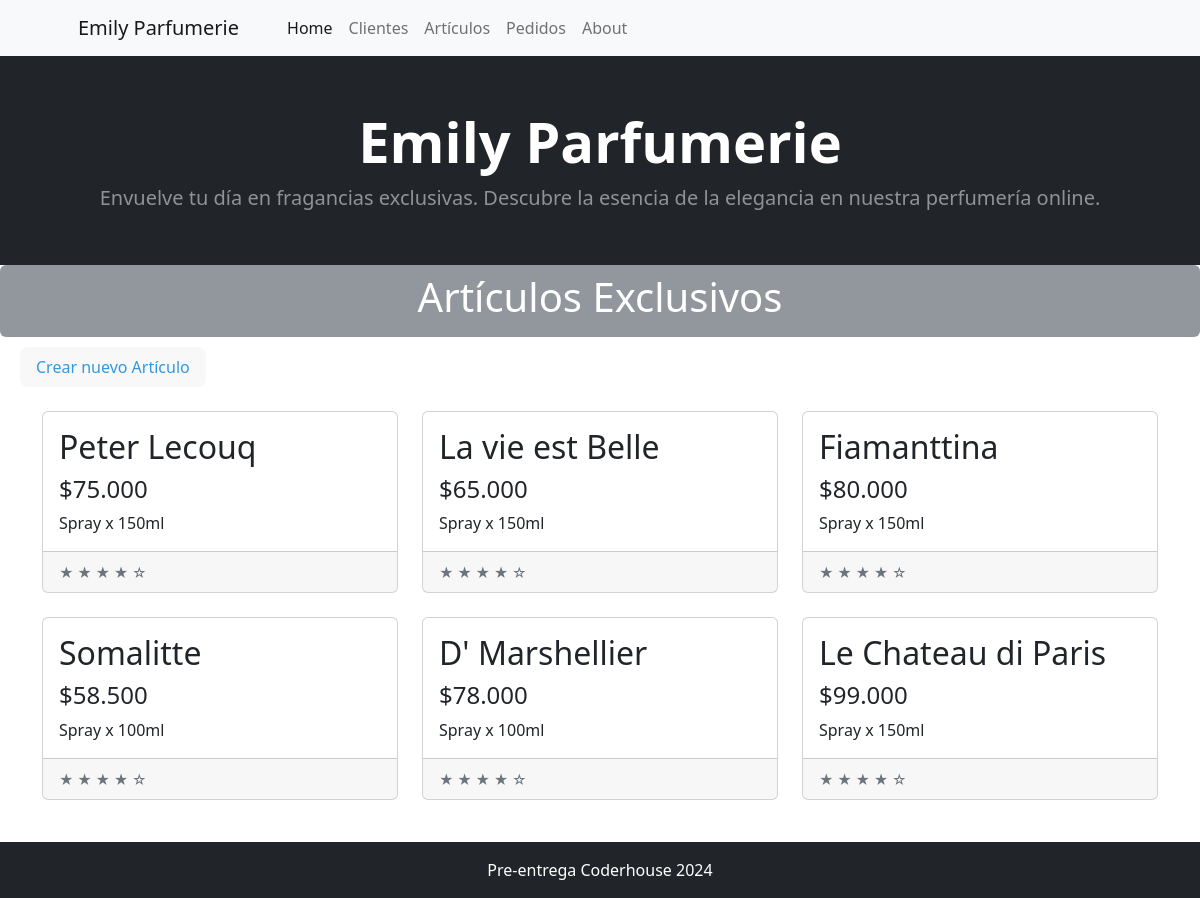
The app's page /articulo/articulo/, older data.
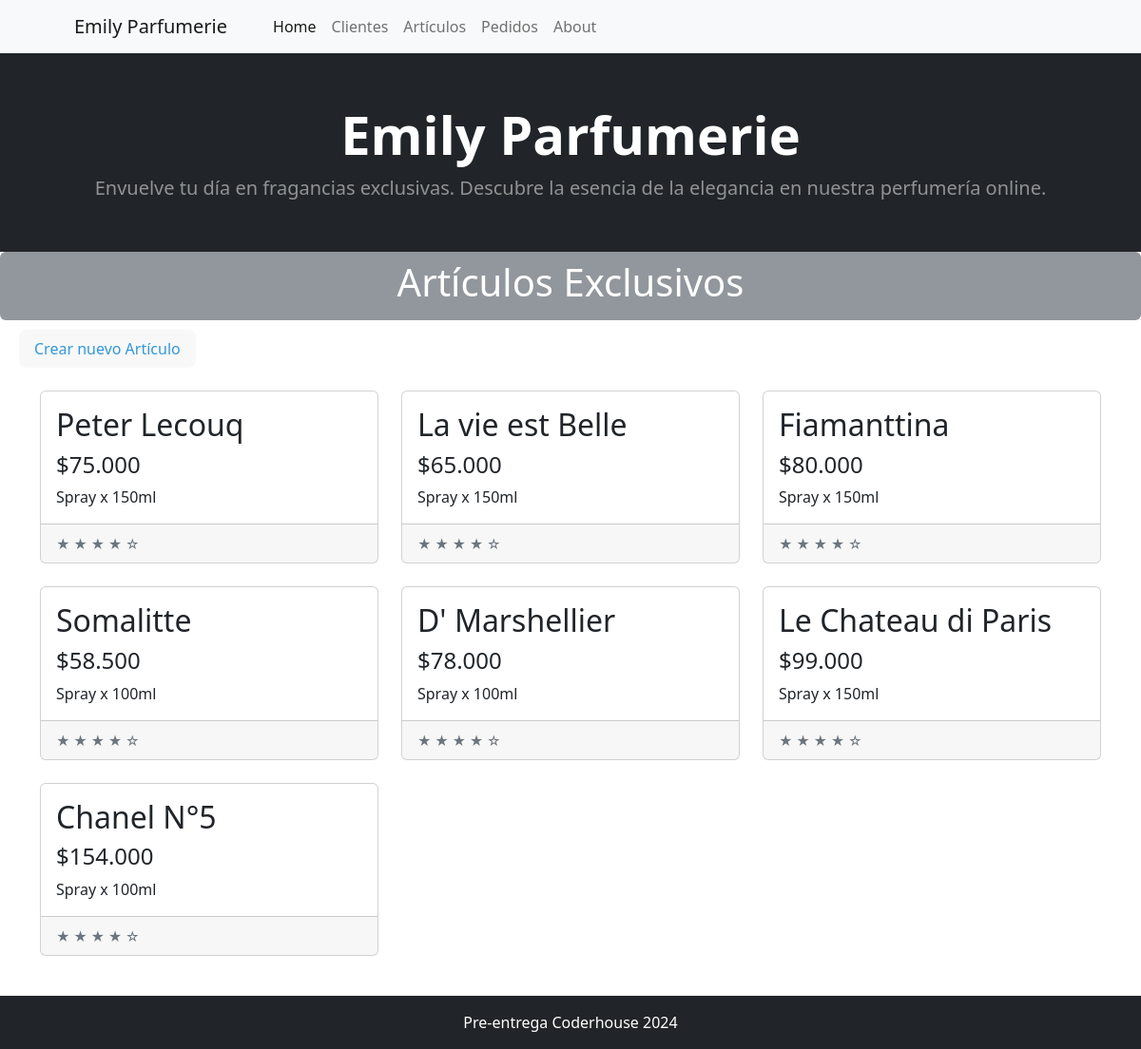
The same page, newer data.
### articulo/models.py (models this page shows, shortened)
class Articulo(models.Model):
    nombre = models.CharField(max_length=200, verbose_name='Nombre')
    descripcion = models.CharField(max_length=200, verbose_name='Descripción')
    precio =  models.CharField(max_length=200, verbose_name='Precio')
    class Meta:
        verbose_name_plural = "Artículos"
        verbose_name = 'Artículo'

### articulo/views.py (the view)
# urls.py: path("articulo/", views.home, name="home"),
def home(request):
    consulta_articulos = models.Articulo.objects.all()
    context = {"articulos": consulta_articulos}
    return render(request, "articulo/index.html", context)

### articulo/templates/articulo/index.html
{% extends 'core/base.html' %}
{% block titulo %}
    Artículos Exclusivos
{% endblock titulo %}
{% block contenido %}
<div style="margin-left: 20px; margin-top: 10px; display: inline-block; background-color: #f8f8f8; color: #3498db; padding: 8px 16px; border-radius: 8px;">
    <a href="{% url 'articulo:crear_articulo' %}" style="color: #3498db; text-decoration: none;">Crear nuevo Artículo</a>
</div>
    <div class="my-4">
        <div class="container">
            <div class="row">
                {% for articulo in articulos %}
                    <div class="col-lg-4 col-md-6 mb-4">
                        <div class="card h-100">
                            <div class="card-body">
                                <h2 class="card-title">{{ articulo.nombre }}</h2>
                                <h4 class="card-price">${{ articulo.precio }}</h4>
                                <p class="card-text">{{ articulo.descripcion }}</p>
                            </div>
                            <div class="card-footer">
                                <small class="text-muted">&#9733; &#9733; &#9733; &#9733; &#9734;</small>
                            </div>
                        </div>
                    </div>
                {% endfor %}
            </div>
        </div>
    </div>
<div style="height: 50px;"></div>
{% endblock contenido %}

Row changes from the older to the newer data that the page shows:
added Articulo: nombre "Chanel N°5", precio "154.000", descripcion "Spray x 100ml"
